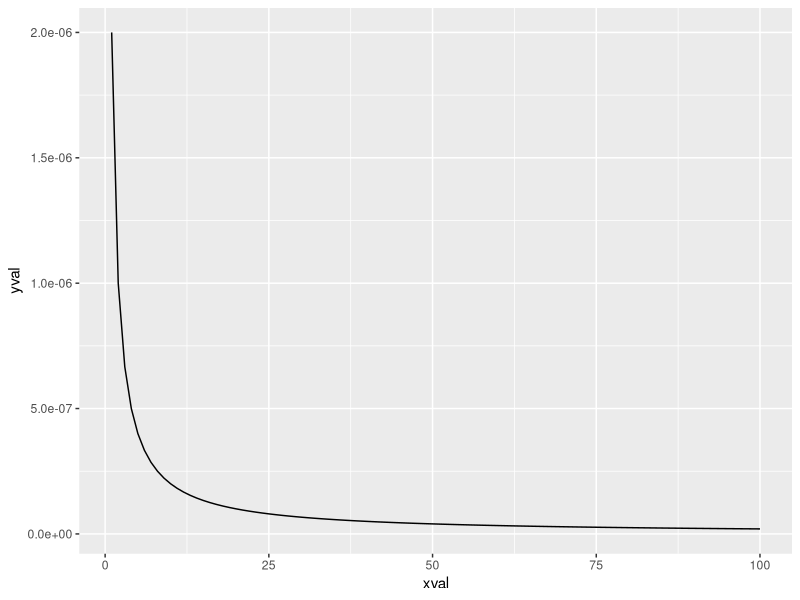
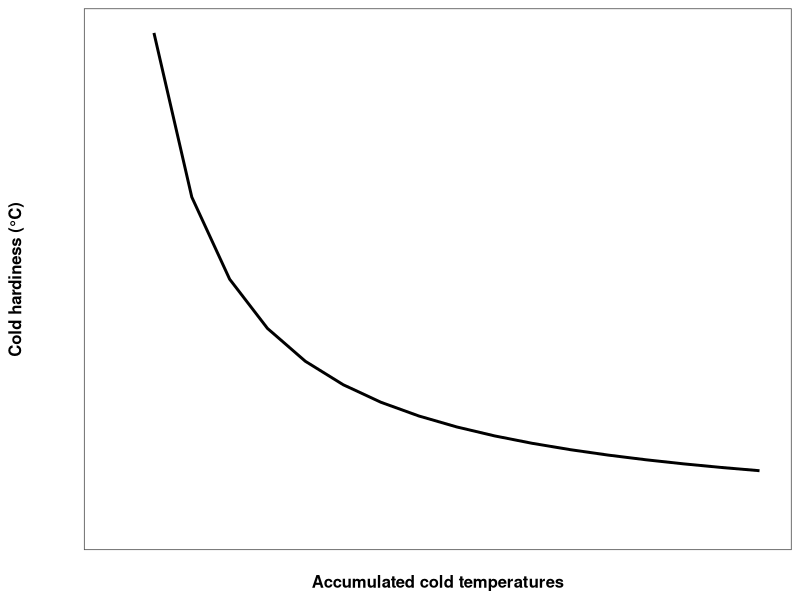

Write R code to recreate these figures, in order.
library(tidyverse)
library(ggplot2)
library(ggthemes)

# can I just fabricate it with an asymptotic function?
cold <- data.frame(xval = c(1:100))
cold <- cold %>%
  mutate(yval = 1/(500000*xval))

# proof of concept
cold %>%
  ggplot(aes(x=xval,y=yval)) +
  geom_line()

# concept visualizaton
cold_plot <- cold %>%
  ggplot(aes(x = xval,
             y = yval)) +
  geom_line(linewidth = 1) +
  # geom_point(aes(xval = 5,size=2))+
  labs(x = "Accumulated cold temperatures",
       y = "Cold hardiness (°C)") +
  theme_few() +
  theme(axis.title = element_text(size = 12,face = "bold",),
        legend.title = element_text(size = 12, face = "bold"),
        legend.text = element_text(size = 10)) +
  theme(axis.text.y = element_text(colour="white"),
        axis.ticks.y = element_blank(),
        axis.text.x = element_text(colour="white"),
        axis.ticks.x = element_blank()) +
  xlim(1,18) +
  ylim(0,1e-06)
  
cold_plot  
# ggsave("plots/coldhazards_concept.png",plot=cold_plot,scale=1,dpi=600,units = "in",height=7,width=10.9)

